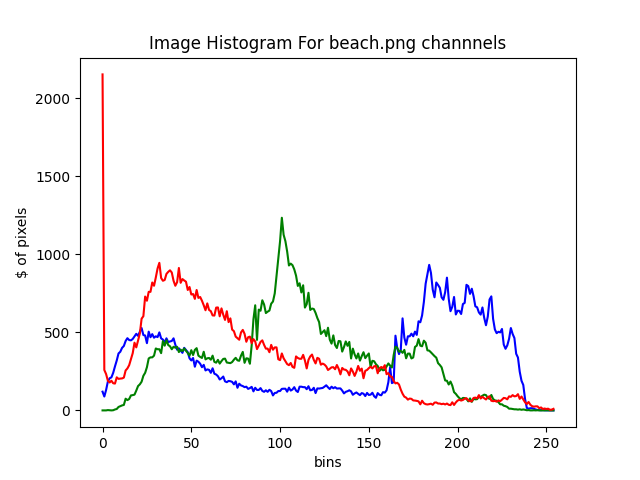
#> input picture vis_putput/ch_comp/beach.png.pngbeach.png, 640 x 480 px, given in place of terasse.jpeg, which was not available
$ jupyter execute --allow-errors vis_s_03.ipynb   (text cells are left out)
#> lines starting #> are read from the running program, lines starting #| are printed output that depends on the picture; pictures that were not available may be replaced by others from this repository, and a replacement may not be noted
[cell 1]
import os
os.system("sudo apt-get update")
os.system("sudo apt-get install -y python3-opencv")
os.system("pip install opencv-python")
os.system("pip install matplotlib")

[cell 2]
import sys
sys.path.append("..")
import cv2
import numpy as np
from utils.imutils import jimshow as show
from utils.imutils import jimshow_channel as show_channel
import matplotlib.pyplot as plt

[cell 3]
fp = "/work/cds-vis-data/data/img/terasse.jpeg"
image = cv2.imread(fp)
#> image is the input picture: shape (480, 640, 3); mean B, G, R 247.2, 246.2, 247.5
image.shape
#> Out = (480, 640, 3)

[cell 4]
#converting
grey_image = cv2.cvtColor(image, cv2.COLOR_BGR2GRAY)
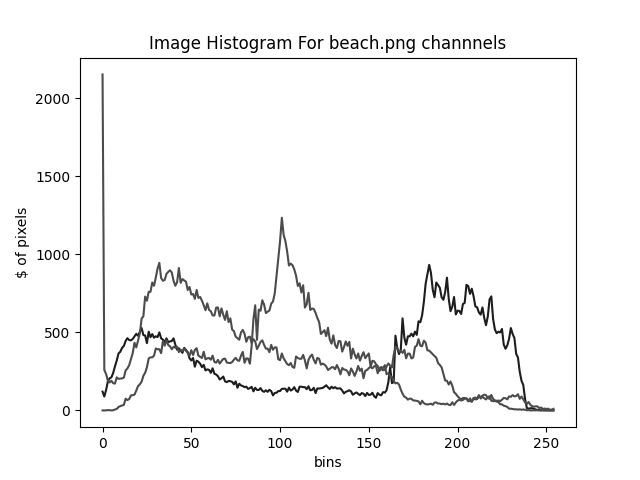
#> grey_image: shape (480, 640); min 0, max 255, mean 246.7

[cell 5]
hist_b = cv2.calcHist([image],[0],None,[255],[0,256])
#> hist_b = 255 values, max 290234 at index 254, min 11 at index 178, mean 1204.7
hist_g = cv2.calcHist([image],[1],None,[255],[0,256])
#> hist_g = 255 values, max 286744 at index 254, min 15 at index 83, mean 1204.7
hist_r = cv2.calcHist([image],[2],None,[255],[0,256])
#> hist_r = 255 values, max 290531 at index 254, min 9 at index 160, mean 1204.7

[cell 6]
# plot the above computed histogram
plt.figure()

plt.plot(hist_b, color='b')
plt.plot(hist_g, color='g')
plt.plot(hist_r, color='r')
plt.title('Image Histogram For channnels')
plt.xlabel("bins")
plt.ylabel("$ of pixels")
plt.show()
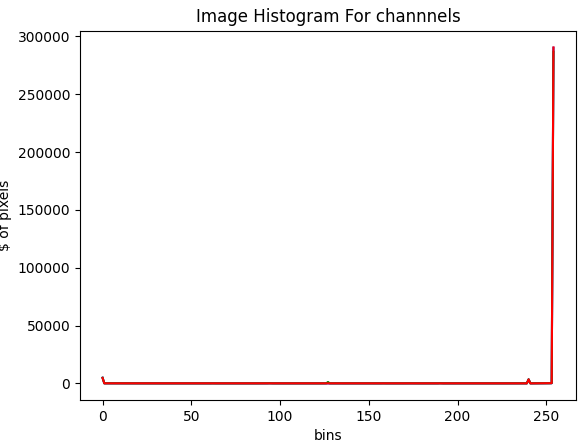
#> figure drawn by matplotlib, 1 panel; curve peaks at x = 254, y = 290234; curve peaks at x = 254, y = 286744; curve peaks at x = 254, y = 290531

[cell 7]
def color_chs(image, names = 0, save = 0):
#> called with names = 0, save = 0
    hist_b = cv2.calcHist([image],[0],None,[255],[0,256])
    hist_g = cv2.calcHist([image],[1],None,[255],[0,256])
    hist_r = cv2.calcHist([image],[2],None,[255],[0,256])

    if names == 0:
        name = " "
    else:
        name = names

    # plot the above computed histogram
    plt.figure()

    plt.plot(hist_b, color='b')
    plt.plot(hist_g, color='g')
    plt.plot(hist_r, color='r')
    plt.title('Image Histogram For '+ name +' channnels')
    plt.xlabel("bins")
    plt.ylabel("$ of pixels")

    if save == 0:
        plt.show()
#> figure, not shown here; curve peaks at x = 254, y = 290234; curve peaks at x = 254, y = 286744; curve peaks at x = 254, y = 290531
    else:
        plt.savefig(save + name + ".png")

def color_chs_1ch(image, colour):

#> called with colour = 0
    B, G, R = cv2.split(image)
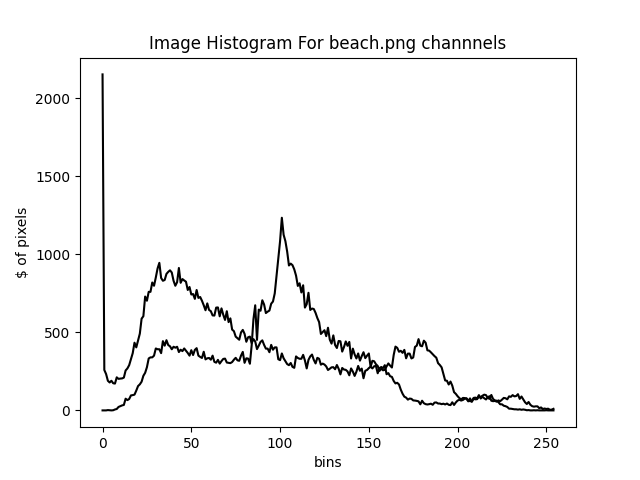
#> B: shape (480, 640); min 0, max 255, mean 247.2
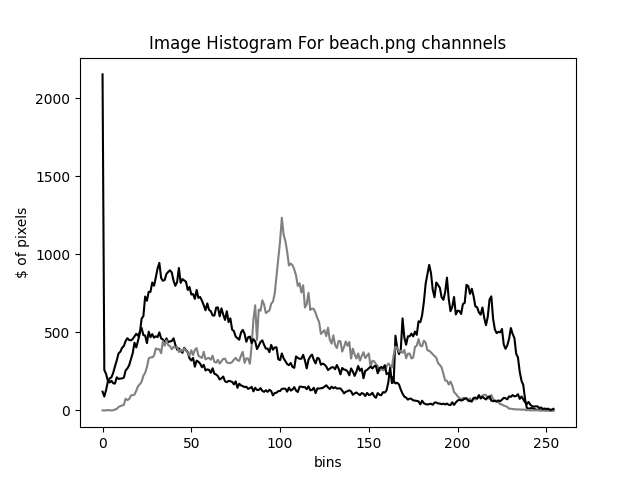
#> G: shape (480, 640); min 0, max 255, mean 246.2
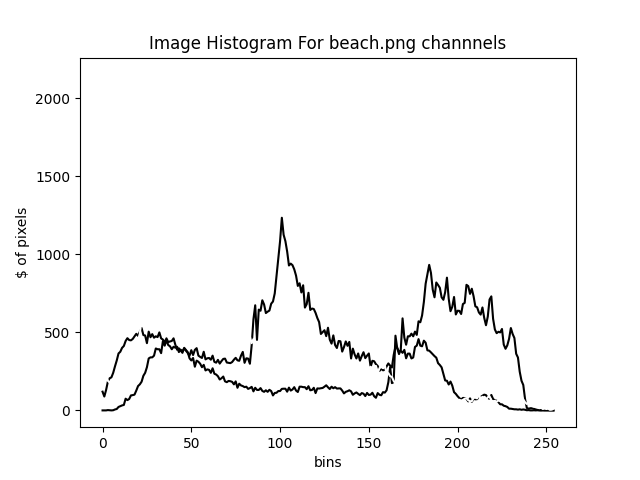
#> R: shape (480, 640); min 0, max 255, mean 247.5

    if colour == 0:
        col_chan = B
        col_img = "blue"
    elif colour == 1:
        col_chan = G
        col_img = "green"
    elif colour == 2:
        col_chan = R
        col_img = "red"
    else:
        print("invalid colour channel")

    hist_b = cv2.calcHist([col_chan],[0],None,[255],[0,256])

    # plot the above computed histogram
    plt.figure()

    plt.plot(hist, color = col_img)
    plt.title('Image Histogram For ' + col_img + ' channnels')
    plt.xlabel("bins")
    plt.ylabel("$ of pixels")
    plt.show()

[cell 8]
color_chs(image)
#> (the rest of this cell did not finish here and is left out)

[cell 9]
#multiple images 1 folder
fp = "/work/cds-vis-data/data/img/"
fp_s = os.listdir(fp)


image_list = []
name_list = []
for i in fp_s:
    filepath = "/work/cds-vis-data/data/img/" + i
    image = cv2.imread(filepath)
    names = i
    name_list.append(i)
    image_list.append(image)

[cell 10]
n = 0
for i in image_list:

    color_chs(i,names=name_list[n],
    save = "/work/lang_anal/CDS_lang/vis_putput/ch_comp/" + name_list[n] + ".png")
    n = n+1
#> this loop made 1 pass
#> (name in color_chs, n) on pass 1: ('beach.png.pngbeach.png', 1)
#> after the loop, n = 1

$ run again, on vis_putput/ch_comp/index.jpg.pngindex.jpg
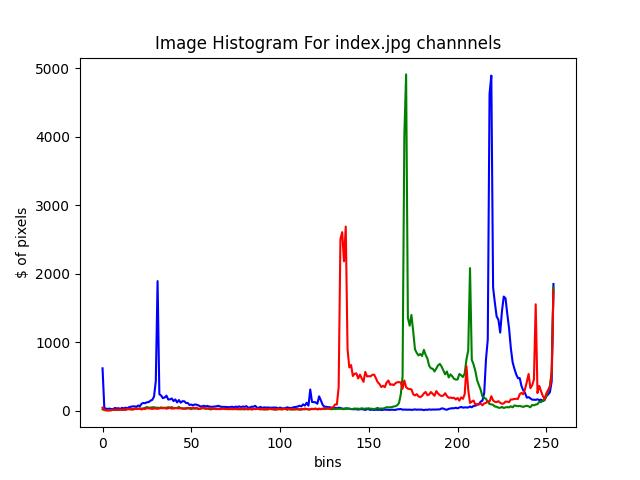
#> input picture vis_putput/ch_comp/index.jpg.pngindex.jpg, 640 x 480 px, given in place of terasse.jpeg, which was not available
#> image is the input picture: shape (480, 640, 3); mean B, G, R 246.3, 245.5, 246.4
#> `hist_b = cv2.calcHist([image],[0],None,[255],[0,256])`: hist_b = 255 values, max 264581 at index 254, min 24 at index 128, mean 1204.7
#> `hist_g = cv2.calcHist([image],[1],None,[255],[0,256])`: hist_g = 255 values, max 262659 at index 254, min 27 at index 71, mean 1204.7
#> `hist_r = cv2.calcHist([image],[2],None,[255],[0,256])`: hist_r = 255 values, max 264166 at index 254, min 22 at index 99, mean 1204.7
#> `plt.show()`:
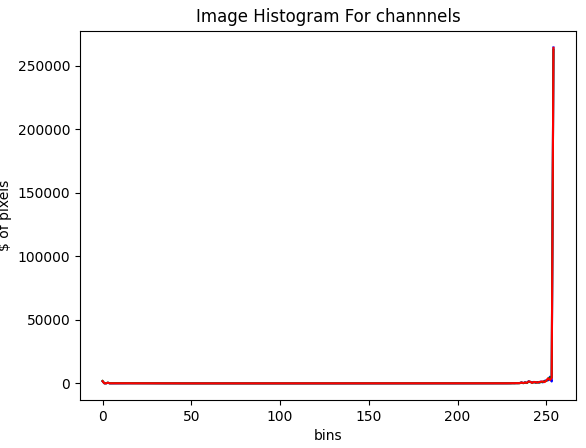
#> figure drawn by matplotlib, 1 panel; curve peaks at x = 254, y = 264581; curve peaks at x = 254, y = 262659; curve peaks at x = 254, y = 264166
#> in color_chs_1ch, `B, G, R = cv2.split(image)`:
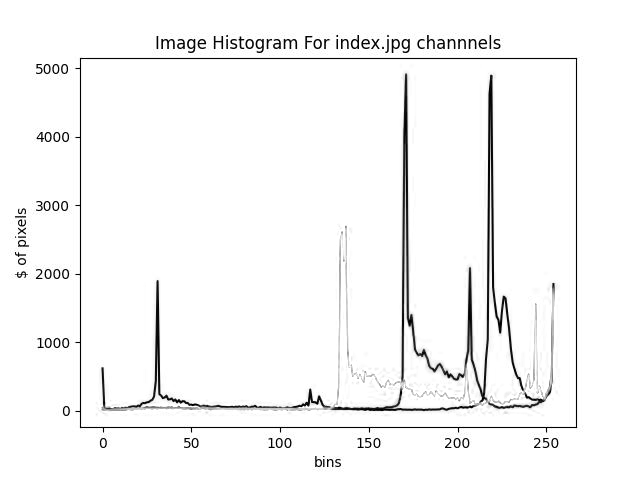
#> R: shape (480, 640); min 0, max 255, mean 246.4
#> the loop `for i in image_list: ` made 1 pass
#> (name in color_chs, n) on pass 1: ('index.jpg.pngindex.jpg', 1)
#> after the loop `for i in image_list:`: n = 1

$ run again, on vis_putput/ch_comp/jefferson.jpg.pngjefferson.jpg
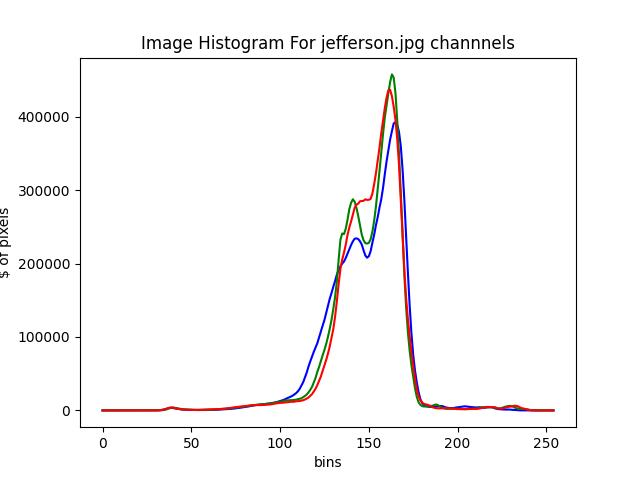
#> input picture vis_putput/ch_comp/jefferson.jpg.pngjefferson.jpg, 640 x 480 px, given in place of terasse.jpeg, which was not available
#> image is the input picture: shape (480, 640, 3); mean B, G, R 247.7, 247.4, 248.3
#> `hist_b = cv2.calcHist([image],[0],None,[255],[0,256])`: hist_b = 255 values, max 272945 at index 254, min 17 at index 115, mean 1204.7
#> `hist_g = cv2.calcHist([image],[1],None,[255],[0,256])`: hist_g = 255 values, max 272146 at index 254, min 19 at index 171, mean 1204.7
#> `hist_r = cv2.calcHist([image],[2],None,[255],[0,256])`: hist_r = 255 values, max 273138 at index 254, min 16 at index 103, mean 1204.7
#> in color_chs_1ch, `B, G, R = cv2.split(image)`:
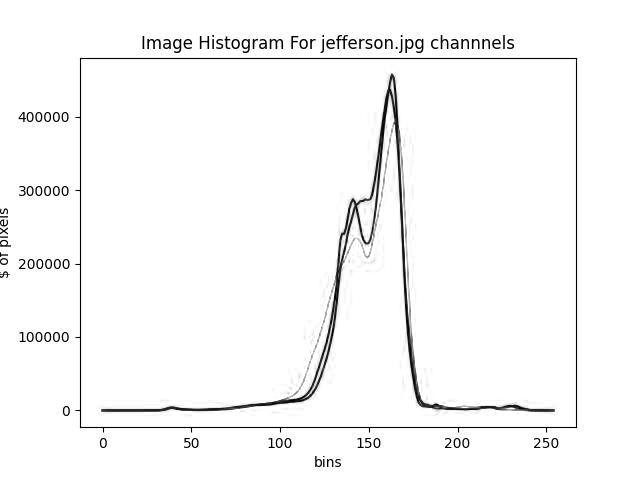
#> B: shape (480, 640); min 0, max 255, mean 247.7
#> the loop `for i in image_list: ` made 1 pass
#> (name in color_chs, n) on pass 1: ('jefferson.jpg.pngjefferson.jpg', 1)
#> pass 1, in color_chs (call 2), `plt.savefig(save + name + ".png")`:
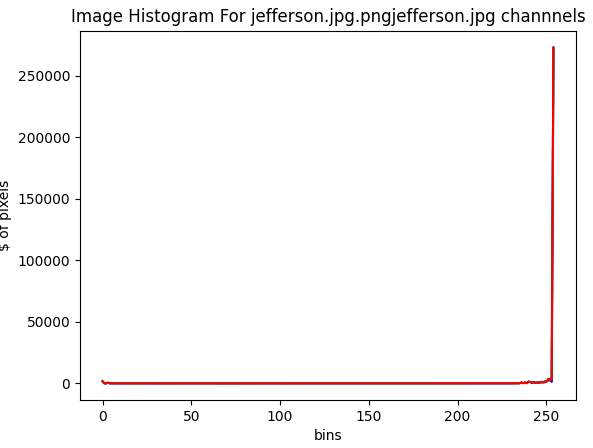
#> figure drawn by matplotlib, 1 panel; curve peaks at x = 254, y = 272945; curve peaks at x = 254, y = 272146; curve peaks at x = 254, y = 273138
#> after the loop `for i in image_list:`: n = 1

$ run again, on vis_putput/ch_comp/starry_night.jpg.pngstarry_night.jpg
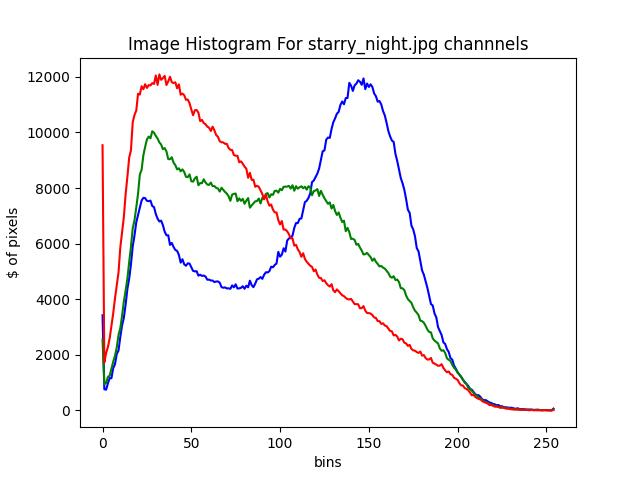
#> input picture vis_putput/ch_comp/starry_night.jpg.pngstarry_night.jpg, 640 x 480 px, given in place of terasse.jpeg, which was not available
#> image is the input picture: shape (480, 640, 3); mean B, G, R 246.3, 245.8, 246.7
#> `hist_b = cv2.calcHist([image],[0],None,[255],[0,256])`: hist_b = 255 values, max 258889 at index 254, min 26 at index 84, mean 1204.7
#> `hist_g = cv2.calcHist([image],[1],None,[255],[0,256])`: hist_g = 255 values, max 257346 at index 254, min 27 at index 68, mean 1204.7
#> `hist_r = cv2.calcHist([image],[2],None,[255],[0,256])`: hist_r = 255 values, max 260189 at index 254, min 16 at index 146, mean 1204.7
#> in color_chs_1ch, `B, G, R = cv2.split(image)`:
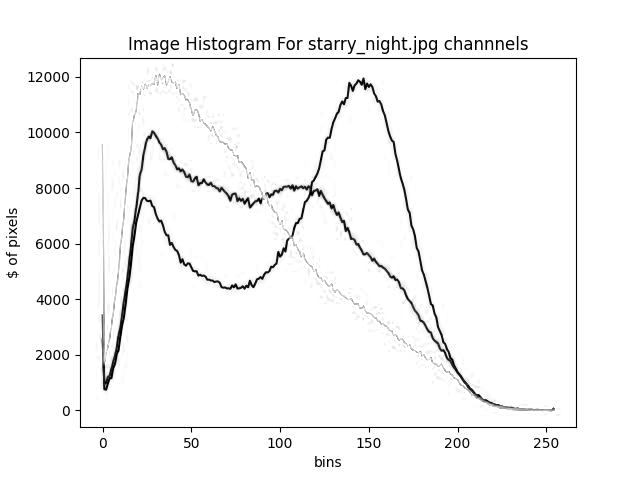
#> R: shape (480, 640); min 0, max 255, mean 246.7
#> the loop `for i in image_list: ` made 1 pass
#> (name in color_chs, n) on pass 1: ('starry_night.jpg.pngstarry_night.jpg', 1)
#> pass 1, in color_chs (call 2), `plt.savefig(save + name + ".png")`:
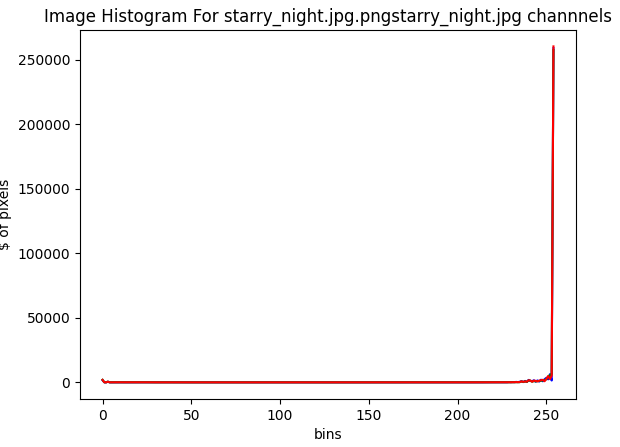
#> figure drawn by matplotlib, 1 panel; curve peaks at x = 254, y = 258889; curve peaks at x = 254, y = 257346; curve peaks at x = 254, y = 260189
#> after the loop `for i in image_list:`: n = 1
